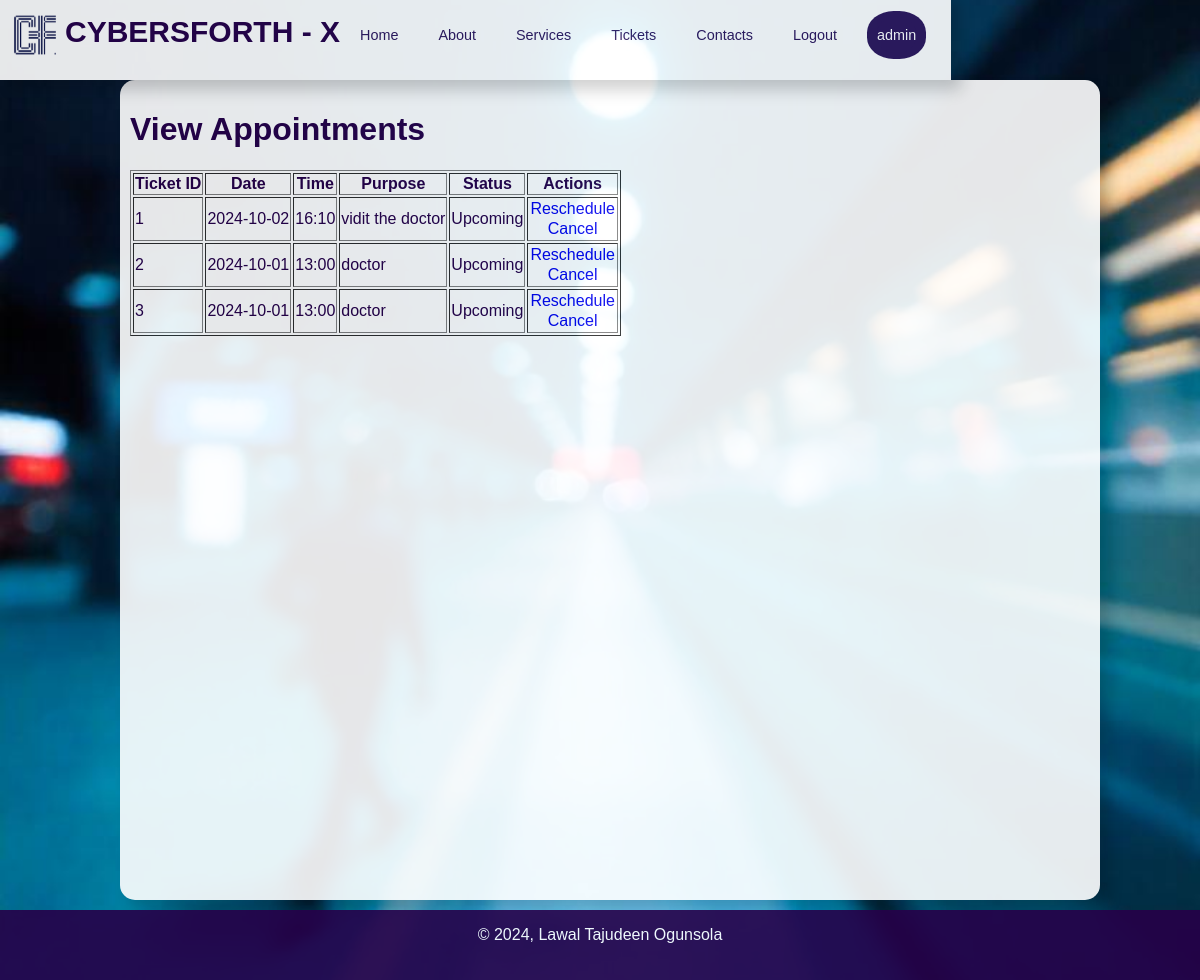
The page /view_appointments (signed in) on the database its author committed.
### app/base_model.py (models this page shows, shortened)
class User(db.Model, UserMixin):
    __tablename__ = 'users'
    ''' User id - this is a unique primary key, autoincrement.'''
    id = db.Column(db.Integer,
                   primary_key=True)
    '''username - unique and not null'''
    username = db.Column(db.String(80),
                         unique=True,
                         nullable=False)
    '''Admin or not'''
    is_admin = db.Column(db.Boolean, default=False)
    '''name of business or organisation'''
    business_name = db.Column(db.String(200),
                              default='CYBERSFORTH X SERVICES')
    '''business logo'''
    profile_picture = db.Column(db.String(120),
                                nullable=True)
    '''user email - unique, not null'''
    email = db.Column(db.String(120),
                      unique=True,
                      nullable=False)
    '''user password - not unique and not null'''
    password_hash = db.Column(db.String(255),
                         nullable=False)
    '''user's first & last names - not null'''
    first_name = db.Column(db.String(50),
                           nullable=False)
    last_name = db.Column(db.String(50),
                          nullable=False)
    '''user's phone number - unique, not null'''
    phone_number = db.Column(db.String(15),
                             nullable=True)
    ''' tickets & appointment relationship'''
    tickets = db.relationship('Ticket',
                              backref='creator',
                              lazy=True)
    appointments = db.relationship('Appointment',
                                   backref='creator',
                                   lazy=True)
    created_at = db.Column(db.DateTime,
                           nullable=False,
                           default=datetime.now(timezone.utc))

class Appointment(db.Model, UserMixin):
    __tablename__ = 'appointments'
    id = db.Column(db.Integer,
                   primary_key=True)
    date = db.Column(db.DateTime,
                     nullable=False)
    date_generated = db.Column(db.DateTime,
                               nullable=False,
                               default=datetime.now(timezone.utc))
    time = db.Column(db.Time,
                     nullable=False)
    status = db.Column(db.String(10), nullable=False, default='Upcoming')
    purpose = db.Column(db.Text, nullable=False)
    user_id = db.Column(db.Integer,
                        db.ForeignKey('users.id'),
                        nullable=False)

### app/routes.py (the view)
@routes.route('/view_appointments', methods=['GET'])
@login_required
def view_appointments():
    appointments = Appointment.query.filter_by(user_id=current_user.id).all()
    return render_template('view_appointments.html', appointments=appointments)

### templates/view_appointments.html (shortened to what this page needs)
{% extends 'layout.html' %}
{% block header %}
<link rel="stylesheet" href="{{ url_for('static', filename='./css/view_appointments.css') }}" />
<link rel="stylesheet" href="{{ url_for('static', filename='./css/view_tickets.css') }}" />
{% endblock header %}
{% block contents %}
    <div>
        <h1>View Appointments</h1>
        {% if appointments %}
        <table border='1'>
            <thead>
                <tr>
                    <th>Ticket ID</th>
                    <th>Date</th>
                    <th>Time</th>
                    <th>Purpose</th>
                    <th>Status</th>
                    <th>Actions</th>
                </tr>
            </thead>
            <tbody>
                {% for appointment in appointments %}
                <tr>
                    <td>{{ appointment.id }}</td>
                    <td>{{ appointment.date.strftime('%Y-%m-%d') }}</td>
                    <td>{{ appointment.time.strftime('%H:%M') }}</td>
                    <td>{{ appointment.purpose }}</td>
                    <td>{{ appointment.status }}</td>
                    <td>
                        <a class='ticket_action' href="{{ url_for('routes.reschedule_appointment', appointment_id=appointment.id) }}">Reschedule</a>
                        <a class='ticket_action' href="{{ url_for('routes.cancel_appointment', appointment_id=appointment.id) }}" onclick="return confirm('Are you sure you want to cancel this appointment?')">Cancel</a>
                    </td>
                </tr>
                {% endfor %}
            </tbody>
        </table>
        {% else %}
        <p>No appointments found.</p>
        {% endif %}
    </div>
{% endblock contents %}

### templates/layout.html (shortened to what this page needs)
<!DOCTYPE html>
<html lang="en">
    <head>
        <link rel="stylesheet" href="{{ url_for('static', filename='./css/layout.css') }}">
        {% block header %}{% endblock %}
    </head>
    <body>
        <header>
        {% include 'header.html' %}
        </header>
        <main>
            {% block contents %}
            {% endblock %}
        </main>
        {% include 'footer.html' %}
    </body>
</html>

### templates/header.html (shortened to what this page needs)
{% block header %}
<link rel='stylesheet' href="{{ url_for('static', filename='header.css') }}" />
{% endblock %}
{% block contents %}
<nav>
    <div class='divHead'>
        <img src="{{ url_for('static', filename='./images/logo.png') }}" alt="brand logo">
        <h1>CYBERSFORTH - X</h1>
    </div>
    <div>
        <ul class='nav-links'>
            <li>
                <a href="{{ url_for('routes.Home') }}">Home</a>
            </li>
            <li>
                <a href="{{ url_for('routes.About') }}">About</a>
            </li>
            <li>
                <a href="{{ url_for('routes.Ticket_page') }}">Services</a>
            </li>
            <li>
                <a href="{{ url_for('routes.View_tickets') }}">Tickets</a>
            </li>
            <li>
                <a href='#'>Contacts</a>
            </li>
            {% if current_user.is_authenticated %}
                <li>
                    <a href="{{ url_for('routes.Logout') }}" >Logout</a>
                </li>
                <li class='user_profile'>
                    <a href="{{ url_for('routes.Dashboard') }}" >{{ current_user.username }}</a>
                </li>
            {% endif %}
        </ul>
    </div>
</nav>
{% endblock contents %}

### templates/footer.html
<footer>
    <p>&copy 2024, Lawal  Tajudeen Ogunsola</p>
</footer>

### static/css/layout.css (style rules this page uses)
body { background-color: #c0c0c0; padding: 0; margin: 0; opacity: 0.9; }
body { margin: 0; font-family: Arial, sans-serif; background-image: url('../images/bg-2.jpeg'); background-size: cover; background-attachment: fixed; background-position: center; background-repeat: no-repeat; color: #333; }
nav { display: flex; height: 70px; padding: 10px; justify-content: space-between; align-content: center; align-items: center; box-shadow: 10px 10px 15px rgba(0, 0, 0, 0.2); }
nav img { height: 50px; width: 50px; }
.divHead { display: flex; flex-wrap: wrap; justify-content: center; align-content: center; text-align: center; }
.divHead h1 { color: #260049; font-size: 30px; margin: 5px; }
nav { background-color: #fff; }
nav ul { list-style-type: none; padding: 0; margin: 0; display: flex; align-items: center; }
nav ul li { margin-right: 15px; font-size: 90%; }
nav ul li a, .edit_profile { color: #2E175D; text-decoration: none; }
nav ul li, .edit_profile { margin: 8px, 0; text-align: center; width: 80%; padding: 6px 10px; transition: #2E175D 0.5s ease, #fff 0.3s ease; position: relative; margin: 5px; border-radius: 15px; }
nav ul li a { color: #2E175D; text-decoration: none; width: 100%; height: 100%; display: block; padding: 10px 0; box-sizing: border-box; }
main { background-color: #fff; color: #260049; width: 80%; margin: 10px 10%; padding: 10px; min-height: 100vh; border-radius: 15px; justify-content: center; box-shadow: 10px 10px 15px rgba(0, 0, 0, 0.2); }
footer { display: flex; height: 70px; width: 100%; position: relative; bottom: 0; background-color: #260049; color: #fff; align-content: center; justify-content: center; }
.user_profile, .user_profile a { background-color: #2E175D; color: #fff; border-radius: 45%; }

### static/css/view_tickets.css (style rules this page uses)
.ticket_action { display: flex; flex-direction: column; padding: 1px; text-decoration: none; text-align: center; justify-content: center; align-content: center; border-radius: 15px; transition: all 0.3s ease; }

### static/css/header.css (style rules this page uses)
header { display: flex; height: 70px; justify-content: space-between; align-content: center; align-items: center; }
nav ul { list-style-type: none; padding: 0; margin: 0; display: flex; align-items: center; }
nav ul li { margin-right: 15px; font-size: 90%; }
nav ul li a { color: #2E175D; text-decoration: none; }

### rows shown on the page
User: username "admin"
Appointment: id "1", date "2024-10-02", time "16:10", purpose "vidit the doctor", status "Upcoming"
Appointment: id "2", date "2024-10-01", time "13:00", purpose "doctor", status "Upcoming"
Appointment: id "3", date "2024-10-01", time "13:00", purpose "doctor", status "Upcoming"
